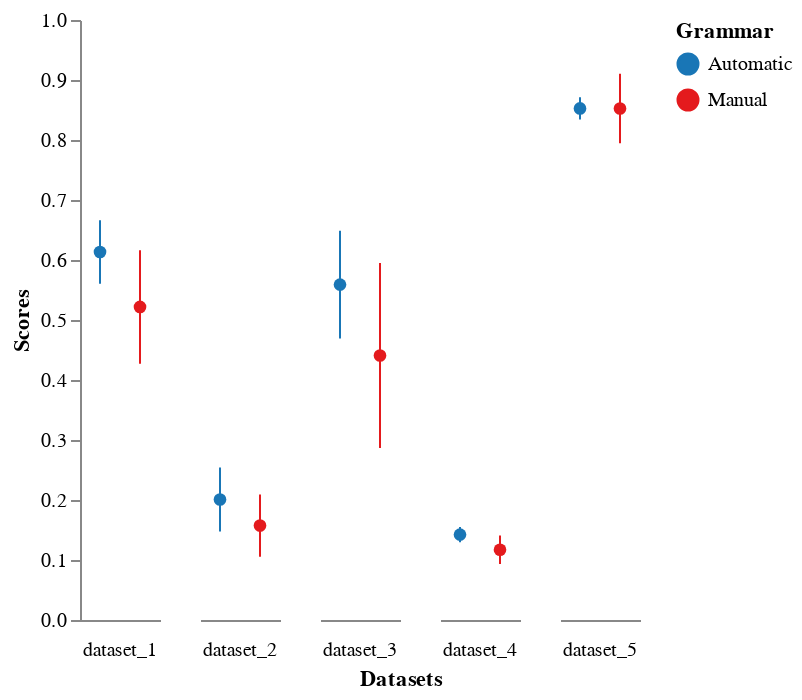

Write notebook code for a chart like this one.
### Code cell
df = all_performances
df = df.replace('185_baseball_MIN_METADATA', 'dataset_1')
df = df.replace('LL0_186_braziltourism_MIN_METADATA', 'dataset_2')
df = df.replace('299_libras_move', 'dataset_3')
df = df.replace('1567_poker_hand_MIN_METADATA', 'dataset_4')
df = df.replace('LL1_GS_process_classification_tabular_MIN_METADATA', 'dataset_5')

bars = alt.Chart().mark_point(filled=True, size=40).encode(
   x=alt.X('method', scale=alt.Scale(zero=True), axis=alt.Axis(grid=False, title=None, labels=False, ticks=False)),
   y=alt.Y('score', axis=alt.Axis(grid=False), aggregate='mean'),
   color=alt.Color('method', scale=alt.Scale(range=['#1976b6', '#e41a1d']),
                   legend=alt.Legend(title='Grammar')),
)

limits = alt.Chart().mark_errorbar(extent='stdev').encode(
  x=alt.X('method:N'),
  y=alt.Y('score:Q', scale=alt.Scale(zero=False), title='Scores'),
  color=alt.Color('method', scale=alt.Scale(range=['#1976b6', '#e41a1d']))
)

alt.layer(
    bars,
    limits,
    data=df
).facet(
    column=alt.Column('dataset:N', header=alt.Header(title=None, labelOrient='bottom')),
).configure_view(
    strokeWidth=0.0,
    continuousWidth=10,
).configure_title(
    fontSize=11,
    anchor='middle',
    color='black',
    orient='bottom'
).properties(
    title='Datasets'
)

### Figure 1 — Vega-Lite specification as saved in the notebook (floating-point values rounded to 4 significant figures; data arrays with more than 128 entries replaced by an {"elided": "..."} marker saying what was removed)
{"config": {"view": {"continuousWidth": 10, "continuousHeight": 300, "strokeWidth": 0.0}, "title": {"anchor": "middle", "color": "black", "fontSize": 11, "orient": "bottom"}}, "data": {"name": "data-d2094f63191272a8cab5bcfc40100fe9"}, "facet": {"column": {"type": "nominal", "field": "dataset", "header": {"labelOrient": "bottom", "title": null}}}, "spec": {"layer": [{"mark": {"type": "point", "filled": true, "size": 40}, "encoding": {"color": {"type": "nominal", "field": "method", "legend": {"title": "Grammar"}, "scale": {"range": ["#1976b6", "#e41a1d"]}}, "x": {"type": "nominal", "axis": {"grid": false, "labels": false, "ticks": false, "title": null}, "field": "method", "scale": {"zero": true}}, "y": {"type": "quantitative", "aggregate": "mean", "axis": {"grid": false}, "field": "score"}}}, {"mark": {"type": "errorbar", "extent": "stdev"}, "encoding": {"color": {"type": "nominal", "field": "method", "scale": {"range": ["#1976b6", "#e41a1d"]}}, "x": {"type": "nominal", "field": "method"}, "y": {"type": "quantitative", "field": "score", "scale": {"zero": false}, "title": "Scores"}}}]}, "title": "Datasets", "$schema": "https://vega.github.io/schema/vega-lite/v4.8.1.json", "datasets": {"data-d2094f63191272a8cab5bcfc40100fe9": {"elided": "539 records"}}}
